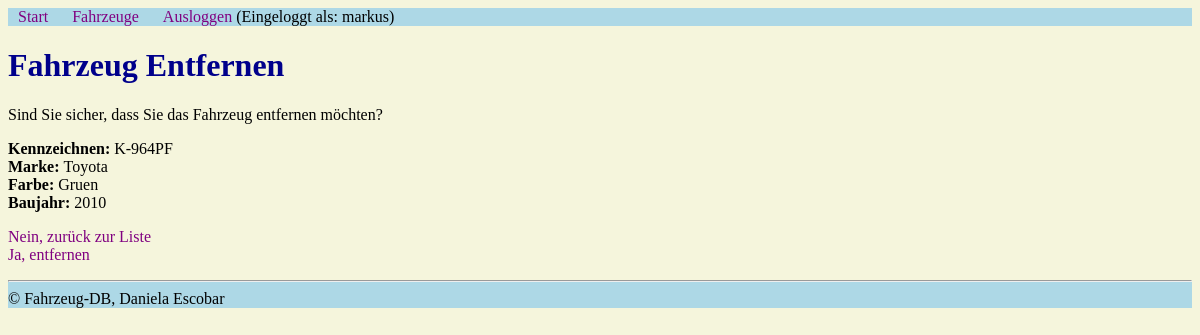
The page /admin/fahrzeuge_entfernen.php?id=3 (signed in) on the database its author committed.
### tables this page shows
CREATE TABLE `fahrzeuge` (
  `id` int(10) UNSIGNED NOT NULL,
  `kennzeichen` varchar(50) NOT NULL,
  `marken_id` int(10) UNSIGNED NOT NULL,
  `farbe` varchar(255) NOT NULL,
  `baujahr` year(4) NOT NULL
);

CREATE TABLE `marken` (
  `id` int(10) UNSIGNED NOT NULL,
  `hersteller` varchar(255) NOT NULL
);

### admin/setup.php (called while the page is built, shortened)
<?php
spl_autoload_register(
    function(string $klasse) {
        $prefix = "WIFI\\Php3\\";
        $basis = __DIR__ . "/";
        $laenge = strlen($prefix);
    $klasse_ohne_prefix = substr($klasse, $laenge);
    $datei = $basis . $klasse_ohne_prefix . ".php";
    $datei = str_replace("\\", "/", $datei);
  }
);

### admin/Fdb/Mysql.php (called while the page is built, shortened)
<?php
class Mysql
{
    private static ?Mysql $instanz = null;
    public static function getInstanz(): Mysql
    {
        if (empty(self::$instanz)) {
            self::$instanz = new Mysql();
        }
       return self::$instanz;
    }
    private \mysqli $db;
    public function verbinden()
    {
        $this->db = new \mysqli(MYSQL_HOST, MYSQL_USER, MYSQL_PASSWORT, MYSQL_DATENBANK);
        $this->db->set_charset("utf8mb4");
    }
    public function escape (string $wert): string
    {
      return $this->db->real_escape_string($wert);
  }
  public function query (string $input): \mysqli_result|bool
  {
      $ergebnis = $this->db->query($input);
      return $ergebnis;
  }
}

### admin/Fdb/Model/Row/RowAbstract.php (called while the page is built, shortened)
<?php
abstract class RowAbstract {
    protected string $tabelle;
    private array $daten = array ();
    public function __construct(array|int $id_oder_daten)
    {
        if (is_array($id_oder_daten)) {
            $this->daten = $id_oder_daten;
        }else {
            $db = Mysql::getInstanz();
            $sql_id = $db->escape($id_oder_daten);
            $ergebnis = $db->query("SELECT * FROM {$this->tabelle} WHERE id = {$sql_id}");
            $this-> daten = $ergebnis->fetch_assoc();
        }
    }
    public function __get(string $eigenschaft): mixed
    {
        return $this->daten[$eigenschaft];
    }
}

### admin/Fdb/Model/Row/Fahrzeug.php (called while the page is built, shortened)
<?php
class Fahrzeug extends RowAbstract {
    public function get_marke(): Marke
    {
        return new Marke($this->marken_id);
    }
}

### admin/fahrzeuge_entfernen.php (the view, shortened to what this page needs)
<?php
include "setup.php";
include "kopf.php";
echo "<h1>Fahrzeug Entfernen</h1>";
$fahrzeug = new Fahrzeug($_GET ["id"]);
if(!empty($_GET["doit"])) {
    $fahrzeug->entfernen();
    echo "<p> Fahrzeug wurde erfolgreich entfernt.<br>
    <a href='fahrzeuge_liste.php'>Zurück zur Liste</a></p>";
} else {
    echo "<p>Sind Sie sicher, dass Sie das Fahrzeug entfernen möchten?</p>";
    echo"<strong>Kennzeichnen: </strong>". $fahrzeug->kennzeichen ."<br>";
    echo"<strong>Marke: </strong>". $fahrzeug->get_marke()->hersteller."<br>";
    echo"<strong>Farbe: </strong>". $fahrzeug->farbe ."<br>";
    echo"<strong>Baujahr: </strong>". $fahrzeug->baujahr ."<br>";
    echo "<p>"
    . "<a href='fahrzeuge_liste.php'>Nein, zurück zur Liste</a> <br>"
    . "<a href='fahrzeuge_entfernen.php?id={$fahrzeug->id}&amp;doit=1'>Ja, entfernen</a> <br> "
    . "</p>";
}
include "fuss.php";

### admin/kopf.php (style rules this page uses)
body { background-color: beige; }
a { text-decoration: none; color: purple; }
h1 { color: darkblue; }

### rows shown on the page
fahrzeuge: kennzeichen "K-964PF", marken.hersteller "Toyota", farbe "Gruen", baujahr "2010"

### other values the page prints
$_SESSION["benutzername"] "markus"
